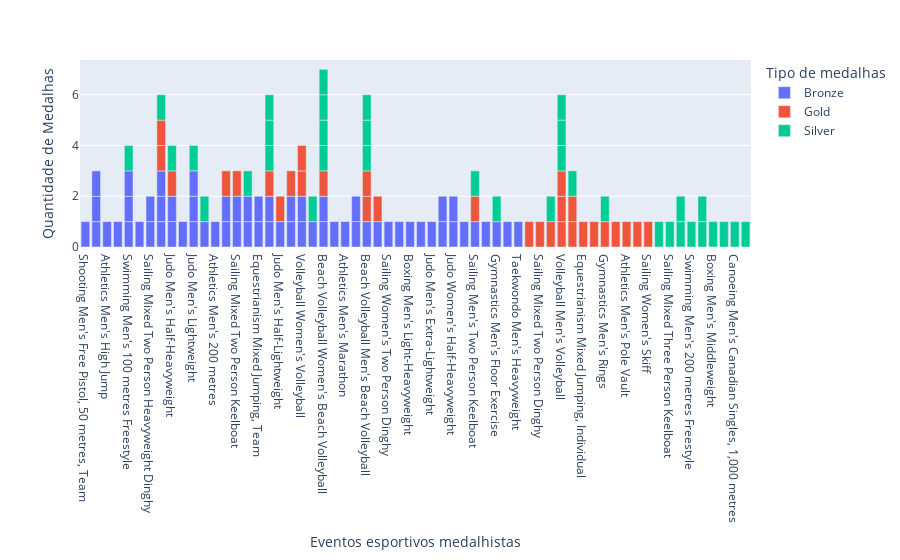

Notebook source saved alongside this figure:
### Markdown cell above
Mais um gráfico de barras empilhadas: agora mostre os **eventos esportivos** que renderam medalhas para o Brasil.

Lembrando: cada "categoria" dentro de um esporte é considerado um evento. Por exemplo, dentro de "atletismo", temos uma competição de 100m masculina, uma de 100m feminino, um revezamento 4 x 100m masculino, um revezamento 4 x 100m feminino, uma competição de 400m masculino, uma de 400m feminino, uma maratona masculina, uma maratona feminina, e assim sucessivamente.

### Code cell
df_medalhas_evento = pd.DataFrame(df_olimpiadas_med_br.groupby(['Year', 'Medal', 'Event'])['Medal'].count()).rename(columns={'Medal':'Medal_Count'}).reset_index()
df_medalhas_evento = pd.DataFrame(df_medalhas_evento.groupby(['Year', 'Medal', 'Event'])['Medal'].count()).rename(columns={'Medal':'Medal_Count'}).reset_index()

px.bar(df_medalhas_evento,
       x='Event',
       color='Medal',
       labels={'count':'Quantidade de Medalhas', 'Medal':'Tipo de medalhas', 'Event':'Eventos esportivos medalhistas'})

### Figure 1 — Plotly figure (JSON) as saved in the notebook; plotly's stock layout.template omitted (floating-point values rounded to 4 significant figures)
{"data": [{"alignmentgroup": "True", "hovertemplate": "Tipo de medalhas=Bronze<br>Eventos esportivos medalhistas=%{x}<br>Quantidade de Medalhas=%{y}<extra></extra>", "legendgroup": "Bronze", "marker": {"color": "#636efa", "pattern": {"shape": ""}}, "name": "Bronze", "offsetgroup": "Bronze", "orientation": "v", "showlegend": true, "textposition": "auto", "type": "bar", "x": ["Shooting Men's Free Pistol, 50 metres, Team", "Basketball Men's Basketball", "Athletics Men's High Jump", "Swimming Men's 1,500 metres Freestyle", "Basketball Men's Basketball", "Swimming Men's 100 metres Freestyle", "Basketball Men's Basketball", "Boxing Men's Flyweight", "Sailing Mixed Two Person Heavyweight Dinghy", "Athletics Men's Triple Jump", "Judo Men's Half-Heavyweight", "Athletics Men's Triple Jump", "Sailing Mixed Two Person Heavyweight Dinghy", "Athletics Men's Triple Jump", "Swimming Men's 4 x 200 metres Freestyle Relay", "Judo Men's Lightweight", "Judo Men's Middleweight", "Athletics Men's 200 metres", "Sailing Mixed Multihull", "Sailing Mixed Two Person Keelboat", "Athletics Men's 4 x 100 metres Relay", "Equestrianism Mixed Jumping, Team", "Football Men's Football", "Judo Men's Half-Heavyweight", "Judo Men's Half-Lightweight", "Sailing Mixed Multihull", "Swimming Men's 100 metres Freestyle", "Swimming Men's 50 metres Freestyle", "Volleyball Women's Volleyball", "Basketball Women's Basketball", "Beach Volleyball Women's Beach Volleyball", "Equestrianism Mixed Jumping, Team", "Sailing Mixed Two Person Keelboat", "Swimming Men's 4 x 100 metres Freestyle Relay", "Volleyball Women's Volleyball", "Athletics Men's Marathon", "Judo Men's Half-Middleweight", "Judo Men's Lightweight", "Athletics Men's 4 x 100 metres Relay", "Beach Volleyball Men's Beach Volleyball", "Football Men's Football", "Judo Men's Half-Middleweight", "Judo Men's Lightweight", "Judo Women's Lightweight", "Sailing Women's Two Person Dinghy", "Swimming Men's 100 metres Freestyle", "Taekwondo Women's Heavyweight", "Beach Volleyball Women's Beach Volleyball", "Boxing Men's Light-Heavyweight", "Boxing Women's Lightweight", "Judo Men's Extra-Lightweight", "Judo Men's Heavyweight", "Judo Women's Half-Heavyweight", "Modern Pentathlon Women's Individual", "Sailing Men's Two Person Keelboat", "Swimming Men's 50 metres Freestyle", "Canoeing Men's Canadian Singles, 200 metres", "Gymnastics Men's Floor Exercise", "Judo Men's Heavyweight", "Judo Women's Half-Heavyweight", "Swimming Women's 10 kilometres Open Water", "Taekwondo Men's Heavyweight"], "xaxis": "x", "y": [1, 1, 1, 1, 1, 1, 1, 1, 1, 1, 1, 1, 1, 1, 1, 1, 1, 1, 1, 1, 1, 1, 1, 1, 1, 1, 1, 1, 1, 1, 1, 1, 1, 1, 1, 1, 1, 1, 1, 1, 1, 1, 1, 1, 1, 1, 1, 1, 1, 1, 1, 1, 1, 1, 1, 1, 1, 1, 1, 1, 1, 1], "yaxis": "y"}, {"alignmentgroup": "True", "hovertemplate": "Tipo de medalhas=Gold<br>Eventos esportivos medalhistas=%{x}<br>Quantidade de Medalhas=%{y}<extra></extra>", "legendgroup": "Gold", "marker": {"color": "#EF553B", "pattern": {"shape": ""}}, "name": "Gold", "offsetgroup": "Gold", "orientation": "v", "showlegend": true, "textposition": "auto", "type": "bar", "x": ["Shooting Men's Military Pistol, 30 metres", "Athletics Men's Triple Jump", "Athletics Men's Triple Jump", "Sailing Mixed Multihull", "Sailing Mixed Two Person Dinghy", "Athletics Men's 800 metres", "Judo Men's Half-Heavyweight", "Judo Men's Half-Lightweight", "Volleyball Men's Volleyball", "Beach Volleyball Women's Beach Volleyball", "Sailing Mixed One Person Dinghy", "Sailing Mixed Two Person Keelboat", "Beach Volleyball Men's Beach Volleyball", "Equestrianism Mixed Jumping, Individual", "Sailing Men's Two Person Keelboat", "Sailing Mixed One Person Dinghy", "Volleyball Men's Volleyball", "Athletics Women's Long Jump", "Swimming Men's 50 metres Freestyle", "Volleyball Women's Volleyball", "Gymnastics Men's Rings", "Judo Women's Extra-Lightweight", "Volleyball Women's Volleyball", "Athletics Men's Pole Vault", "Beach Volleyball Men's Beach Volleyball", "Boxing Men's Lightweight", "Football Men's Football", "Judo Women's Lightweight", "Sailing Women's Skiff", "Volleyball Men's Volleyball"], "xaxis": "x", "y": [1, 1, 1, 1, 1, 1, 1, 1, 1, 1, 1, 1, 1, 1, 1, 1, 1, 1, 1, 1, 1, 1, 1, 1, 1, 1, 1, 1, 1, 1], "yaxis": "y"}, {"alignmentgroup": "True", "hovertemplate": "Tipo de medalhas=Silver<br>Eventos esportivos medalhistas=%{x}<br>Quantidade de Medalhas=%{y}<extra></extra>", "legendgroup": "Silver", "marker": {"color": "#00cc96", "pattern": {"shape": ""}}, "name": "Silver", "offsetgroup": "Silver", "orientation": "v", "showlegend": true, "textposition": "auto", "type": "bar", "x": ["Shooting Men's Free Pistol, 50 metres", "Athletics Men's Triple Jump", "Football Men's Football", "Judo Men's Half-Heavyweight", "Sailing Mixed Three Person Keelboat", "Swimming Men's 400 metres Individual Medley", "Volleyball Men's Volleyball", "Athletics Men's 800 metres", "Football Men's Football", "Swimming Men's 100 metres Freestyle", "Basketball Women's Basketball", "Beach Volleyball Women's Beach Volleyball", "Swimming Men's 200 metres Freestyle", "Athletics Men's 4 x 100 metres Relay", "Beach Volleyball Men's Beach Volleyball", "Beach Volleyball Women's Beach Volleyball", "Judo Men's Lightweight", "Judo Men's Middleweight", "Sailing Mixed One Person Dinghy", "Beach Volleyball Women's Beach Volleyball", "Football Women's Football", "Beach Volleyball Men's Beach Volleyball", "Football Women's Football", "Sailing Men's Two Person Keelboat", "Volleyball Men's Volleyball", "Beach Volleyball Men's Beach Volleyball", "Boxing Men's Middleweight", "Football Men's Football", "Swimming Men's 400 metres Individual Medley", "Volleyball Men's Volleyball", "Beach Volleyball Women's Beach Volleyball", "Canoeing Men's Canadian Doubles, 1,000 metres", "Canoeing Men's Canadian Singles, 1,000 metres", "Gymnastics Men's Floor Exercise", "Gymnastics Men's Rings", "Shooting Men's Air Pistol, 10 metres"], "xaxis": "x", "y": [1, 1, 1, 1, 1, 1, 1, 1, 1, 1, 1, 1, 1, 1, 1, 1, 1, 1, 1, 1, 1, 1, 1, 1, 1, 1, 1, 1, 1, 1, 1, 1, 1, 1, 1, 1], "yaxis": "y"}], "layout": {"barmode": "relative", "legend": {"title": {"text": "Tipo de medalhas"}, "tracegroupgap": 0}, "margin": {"t": 60}, "xaxis": {"anchor": "y", "domain": [0, 1], "title": {"text": "Eventos esportivos medalhistas"}}, "yaxis": {"anchor": "x", "domain": [0, 1], "title": {"text": "Quantidade de Medalhas"}}}}
